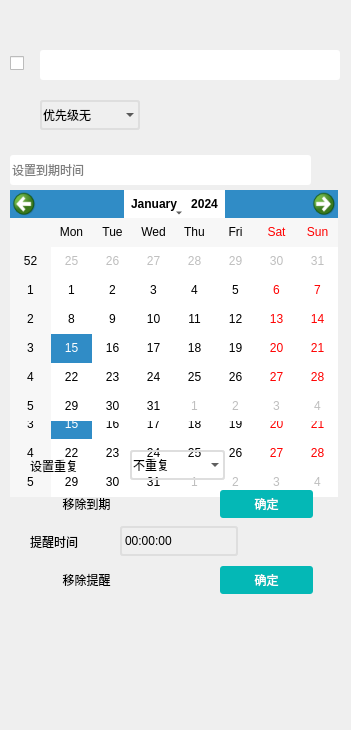
  <widget class="QWidget" name="wdSide" native="true">
   <property name="geometry">
    <rect>
     <x>870</x>
     <y>-10</y>
     <width>351</width>
     <height>730</height>
    </rect>
   </property>
   <property name="cursor">
    <cursorShape>ArrowCursor</cursorShape>
   </property>
   <property name="styleSheet">
    <string notr="true">QPushButton{
	background: transparent;
	border: none;
	border-radius: 3px;
}
QPushButton:hover{
	background: rgb(205, 205, 205);
}
QPushButton:pressed{
	background: rgb(102, 102, 102);
}
QLineEdit{
	border: none;
	border-radius: 3px;
}
QLineEdit:hover{
	background: rgb(222, 222, 222);
}
QLineEdit:focus{
	background: rgb(222, 222, 222);
}
QCalendarWidget QToolButton#qt_calendar_yearbutton,
QCalendarWidget QToolButton#qt_calendar_monthbutton { 
	background-color: white; 
	color: black;
}
QCalendarWidget QToolButton#qt_calendar_prevmonth {
	border:none;
	icon-size: 25px, 25px;
    qproperty-icon: url(:/ToDoList/images/left_arrow.png);
}
QCalendarWidget QToolButton#qt_calendar_nextmonth {
	border:none;
	icon-size: 25px, 25px;
    qproperty-icon: url(:/ToDoList/images/right_arrow.png);
}
QComboBox{
	background: transparent;
	border: 2px solid rgb(222, 222, 222);
	border-radius: 3px;
	padding: 1px 1px 1px 1px;
}
QComboBox:hover{
	border: 2px solid rgb(4, 184, 182);
}
QComboBox::drop-down{
	subcontrol-origin: padding;
    subcontrol-position: right;
	height: 16px;
	width: 16px;
	border:none;
	border-image: url(:/ToDoList/images/down_arrow.png);
}
QComboBox::drop-down:on{
	border-image: url(:/ToDoList/images/up_arrow.png);
}
QTimeEdit{
	background: transparent;
	border: 2px solid rgb(222, 222, 222);
	border-radius: 3px;
	padding: 1px 1px 1px 1px;
}
QTimeEdit:hover{
	border: 2px solid rgb(4, 184, 182);
}
/*
QCheckBox::indicator {
	background: transparent;
	border: 2px solid rgb(222, 222, 222);
	border-radius: 3px;
}
QCheckBox::indicator:hover {
	border: 2px solid rgb(4, 184, 182);
}
QCheckBox::indicator:checked {
	border-image: url(:/ToDoList/images/complete.png);
}
*/</string>
   </property>
   <widget class="QComboBox" name="cmbPriority">
    <property name="geometry">
     <rect>
      <x>40</x>
      <y>100</y>
      <width>100</width>
      <height>30</height>
     </rect>
    </property>
    <property name="cursor">
     <cursorShape>PointingHandCursor</cursorShape>
    </property>
    <property name="styleSheet">
     <string notr="true"/>
    </property>
    <item>
     <property name="text">
      <string>优先级无</string>
     </property>
    </item>
    <item>
     <property name="text">
      <string>优先级低</string>
     </property>
    </item>
    <item>
     <property name="text">
      <string>优先级中</string>
     </property>
    </item>
    <item>
     <property name="text">
      <string>优先级高</string>
     </property>
    </item>
   </widget>
   <widget class="QLineEdit" name="leTitle">
    <property name="geometry">
     <rect>
      <x>40</x>
      <y>50</y>
      <width>300</width>
      <height>30</height>
     </rect>
    </property>
    <property name="cursor">
     <cursorShape>PointingHandCursor</cursorShape>
    </property>
    <property name="maxLength">
     <number>100</number>
    </property>
   </widget>
   <widget class="QCheckBox" name="checkBox">
    <property name="geometry">
     <rect>
      <x>10</x>
      <y>55</y>
      <width>16</width>
      <height>16</height>
     </rect>
    </property>
    <property name="text">
     <string/>
    </property>
   </widget>
   <widget class="QLineEdit" name="leRemark">
    <property name="geometry">
     <rect>
      <x>10</x>
      <y>440</y>
      <width>328</width>
      <height>30</height>
     </rect>
    </property>
    <property name="cursor">
     <cursorShape>PointingHandCursor</cursorShape>
    </property>
    <property name="text">
     <string/>
    </property>
    <property name="placeholderText">
     <string>添加备注</string>
    </property>
   </widget>
   <widget class="QLineEdit" name="leLocation">
    <property name="geometry">
     <rect>
      <x>10</x>
      <y>371</y>
      <width>328</width>
      <height>30</height>
     </rect>
    </property>
    <property name="cursor">
     <cursorShape>PointingHandCursor</cursorShape>
    </property>
    <property name="text">
     <string/>
    </property>
    <property name="placeholderText">
     <string>添加地点</string>
    </property>
   </widget>
   <widget class="QLineEdit" name="leDescription">
    <property name="geometry">
     <rect>
      <x>10</x>
      <y>302</y>
      <width>328</width>
      <height>30</height>
     </rect>
    </property>
    <property name="cursor">
     <cursorShape>PointingHandCursor</cursorShape>
    </property>
    <property name="text">
     <string/>
    </property>
    <property name="placeholderText">
     <string>添加描述</string>
    </property>
   </widget>
   <widget class="QPushButton" name="btnSetDeadLine">
    <property name="geometry">
     <rect>
      <x>310</x>
      <y>158</y>
      <width>20</width>
      <height>20</height>
     </rect>
    </property>
    <property name="sizePolicy">
     <sizepolicy hsizetype="Fixed" vsizetype="Fixed">
      <horstretch>0</horstretch>
      <verstretch>0</verstretch>
     </sizepolicy>
    </property>
    <property name="cursor">
     <cursorShape>PointingHandCursor</cursorShape>
    </property>
    <property name="styleSheet">
     <string notr="true">background: transparent;
image: url(:/ToDoList/images/calendar.png);
image-position: center;</string>
    </property>
    <property name="text">
     <string/>
    </property>
   </widget>
   <widget class="QWidget" name="wdSideDeadLine" native="true">
    <property name="geometry">
     <rect>
      <x>10</x>
      <y>190</y>
      <width>330</width>
      <height>341</height>
     </rect>
    </property>
    <property name="styleSheet">
     <string notr="true"/>
    </property>
    <widget class="QCalendarWidget" name="cwSideDeadLine">
     <property name="geometry">
      <rect>
       <x>0</x>
       <y>0</y>
       <width>328</width>
       <height>231</height>
      </rect>
     </property>
    </widget>
    <widget class="QLabel" name="label_5">
     <property name="geometry">
      <rect>
       <x>20</x>
       <y>263</y>
       <width>75</width>
       <height>25</height>
      </rect>
     </property>
     <property name="text">
      <string>设置重复</string>
     </property>
    </widget>
    <widget class="QComboBox" name="comboBox_3">
     <property name="geometry">
      <rect>
       <x>120</x>
       <y>260</y>
       <width>95</width>
       <height>30</height>
      </rect>
     </property>
     <item>
      <property name="text">
       <string>不重复</string>
      </property>
     </item>
     <item>
      <property name="text">
       <string>每天重复</string>
      </property>
     </item>
     <item>
      <property name="text">
       <string>每周重复</string>
      </property>
     </item>
     <item>
      <property name="text">
       <string>每月重复</string>
      </property>
     </item>
    </widget>
    <widget class="QPushButton" name="pushButton_11">
     <property name="geometry">
      <rect>
       <x>30</x>
       <y>300</y>
       <width>93</width>
       <height>28</height>
      </rect>
     </property>
     <property name="text">
      <string>移除到期</string>
     </property>
    </widget>
    <widget class="QPushButton" name="pushButton_12">
     <property name="geometry">
      <rect>
       <x>210</x>
       <y>300</y>
       <width>93</width>
       <height>28</height>
      </rect>
     </property>
     <property name="cursor">
      <cursorShape>PointingHandCursor</cursorShape>
     </property>
     <property name="styleSheet">
      <string notr="true">color:white;
background-color: rgb(4, 184, 182);</string>
     </property>
     <property name="text">
      <string>确定</string>
     </property>
    </widget>
    <zorder>label_5</zorder>
    <zorder>comboBox_3</zorder>
    <zorder>pushButton_11</zorder>
    <zorder>pushButton_12</zorder>
    <zorder>cwSideDeadLine</zorder>
   </widget>
   <widget class="QWidget" name="wdSideReminder" native="true">
    <property name="geometry">
     <rect>
      <x>10</x>
      <y>266</y>
      <width>330</width>
      <height>341</height>
     </rect>
    </property>
    <property name="styleSheet">
     <string notr="true"/>
    </property>
    <widget class="QCalendarWidget" name="cwSideReminder">
     <property name="geometry">
      <rect>
       <x>0</x>
       <y>0</y>
       <width>328</width>
       <height>231</height>
      </rect>
     </property>
    </widget>
    <widget class="QPushButton" name="pushButton_13">
     <property name="geometry">
      <rect>
       <x>210</x>
       <y>300</y>
       <width>93</width>
       <height>28</height>
      </rect>
     </property>
     <property name="cursor">
      <cursorShape>PointingHandCursor</cursorShape>
     </property>
     <property name="styleSheet">
      <string notr="true">color:white;
background-color: rgb(4, 184, 182);</string>
     </property>
     <property name="text">
      <string>确定</string>
     </property>
    </widget>
    <widget class="QLabel" name="label_6">
     <property name="geometry">
      <rect>
       <x>20</x>
       <y>263</y>
       <width>72</width>
       <height>25</height>
      </rect>
     </property>
     <property name="text">
      <string>提醒时间</string>
     </property>
    </widget>
    <widget class="QTimeEdit" name="timeEdit_2">
     <property name="geometry">
      <rect>
       <x>110</x>
       <y>260</y>
       <width>118</width>
       <height>30</height>
      </rect>
     </property>
    </widget>
    <widget class="QPushButton" name="pushButton_14">
     <property name="geometry">
      <rect>
       <x>30</x>
       <y>300</y>
       <width>93</width>
       <height>28</height>
      </rect>
     </property>
     <property name="text">
      <string>移除提醒</string>
     </property>
    </widget>
   </widget>
   <widget class="QPushButton" name="btnSetReminder">
    <property name="geometry">
     <rect>
      <x>310</x>
      <y>240</y>
      <width>20</width>
      <height>20</height>
     </rect>
    </property>
    <property name="sizePolicy">
     <sizepolicy hsizetype="Fixed" vsizetype="Fixed">
      <horstretch>0</horstretch>
      <verstretch>0</verstretch>
     </sizepolicy>
    </property>
    <property name="cursor">
     <cursorShape>PointingHandCursor</cursorShape>
    </property>
    <property name="styleSheet">
     <string notr="true">background: transparent;
image: url(:/ToDoList/images/calendar.png);
image-position: center;</string>
    </property>
    <property name="text">
     <string/>
    </property>
   </widget>
   <widget class="QLineEdit" name="leReminder">
    <property name="geometry">
     <rect>
      <x>10</x>
      <y>235</y>
      <width>301</width>
      <height>30</height>
     </rect>
    </property>
    <property name="cursor">
     <cursorShape>PointingHandCursor</cursorShape>
    </property>
    <property name="text">
     <string/>
    </property>
    <property name="readOnly">
     <bool>true</bool>
    </property>
    <property name="placeholderText">
     <string>设置提醒时间</string>
    </property>
   </widget>
   <widget class="QLineEdit" name="leDeadLine">
    <property name="geometry">
     <rect>
      <x>10</x>
      <y>155</y>
      <width>301</width>
      <height>30</height>
     </rect>
    </property>
    <property name="cursor">
     <cursorShape>PointingHandCursor</cursorShape>
    </property>
    <property name="text">
     <string/>
    </property>
    <property name="readOnly">
     <bool>true</bool>
    </property>
    <property name="placeholderText">
     <string>设置到期时间</string>
    </property>
   </widget>
   <widget class="QPushButton" name="btnDelToDo">
    <property name="geometry">
     <rect>
      <x>250</x>
      <y>20</y>
      <width>25</width>
      <height>25</height>
     </rect>
    </property>
    <property name="cursor">
     <cursorShape>PointingHandCursor</cursorShape>
    </property>
    <property name="focusPolicy">
     <enum>Qt::NoFocus</enum>
    </property>
    <property name="styleSheet">
     <string notr="true">QPushButton{
	background: transparent;
	image: url(:/ToDoList/images/delete.png);
	image-position: center;
	border:none;
	padding:2px;
}
QPushButton:hover{
	image: url(:/ToDoList/images/delete_hover.png);
}</string>
    </property>
    <property name="text">
     <string/>
    </property>
   </widget>
   <widget class="QPushButton" name="btnHideSide">
    <property name="geometry">
     <rect>
      <x>300</x>
      <y>20</y>
      <width>25</width>
      <height>25</height>
     </rect>
    </property>
    <property name="cursor">
     <cursorShape>PointingHandCursor</cursorShape>
    </property>
    <property name="focusPolicy">
     <enum>Qt::NoFocus</enum>
    </property>
    <property name="styleSheet">
     <string notr="true">QPushButton{
	background: transparent;
	image: url(:/ToDoList/images/cross.png);
	image-position: center;
	background-size: 15px 15px;
	border:none;
}
QPushButton:hover{
	image: url(:/ToDoList/images/cross_hover.png);
}</string>
    </property>
    <property name="text">
     <string/>
    </property>
   </widget>
   <zorder>cmbPriority</zorder>
   <zorder>leTitle</zorder>
   <zorder>checkBox</zorder>
   <zorder>leRemark</zorder>
   <zorder>leLocation</zorder>
   <zorder>leDescription</zorder>
   <zorder>btnSetDeadLine</zorder>
   <zorder>btnSetReminder</zorder>
   <zorder>leReminder</zorder>
   <zorder>leDeadLine</zorder>
   <zorder>wdSideReminder</zorder>
   <zorder>wdSideDeadLine</zorder>
   <zorder>btnDelToDo</zorder>
   <zorder>btnHideSide</zorder>
  </widget>
